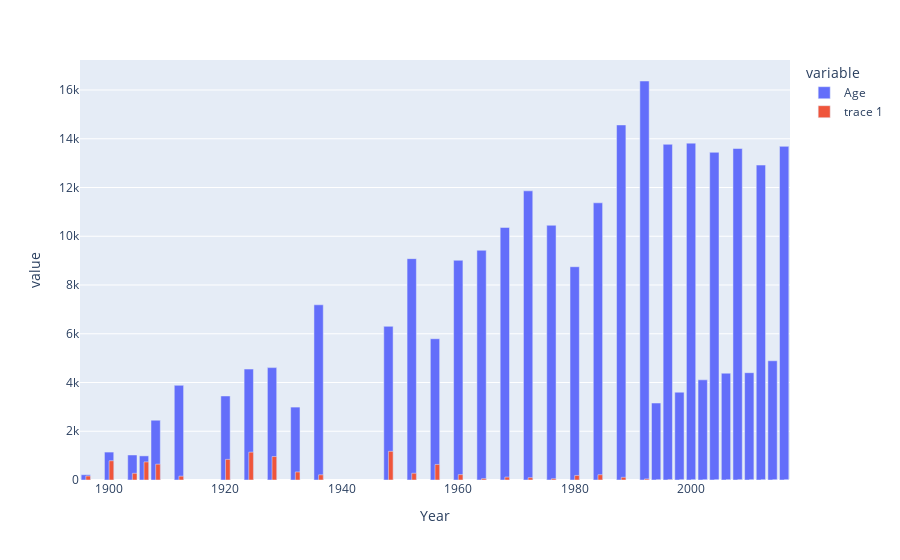

Source (notebook cell):
### Markdown cell above
Looking at amount of competitors and amount of missing age values side-by-side  
Here we can really get a sense of how small the amount of missing values is  
Even in earlier years where the percentages are as high as 75%, the amount of competitors was so low that it has a very low impact

Again we can see the fact that the records from older years are less complete in terms of age records

### Code cell
import plotly.graph_objects as go

fig = px.bar(df_athlete.groupby(by = "Year")["Age"].count())

fig.add_bar(x = missing_age_values["Year"], y = missing_age_values["Amount of Missing Values"])

fig.update_layout(barmode = "group")

fig.show()

### Figure 1 — Plotly figure (JSON) as saved in the notebook; plotly's stock layout.template omitted (floating-point values rounded to 4 significant figures)
{"data": [{"alignmentgroup": "True", "hovertemplate": "variable=Age<br>Year=%{x}<br>value=%{y}<extra></extra>", "legendgroup": "Age", "marker": {"color": "#636efa", "pattern": {"shape": ""}}, "name": "Age", "offsetgroup": "Age", "orientation": "v", "showlegend": true, "textposition": "auto", "type": "bar", "x": [1896, 1900, 1904, 1906, 1908, 1912, 1920, 1924, 1928, 1932, 1936, 1948, 1952, 1956, 1960, 1964, 1968, 1972, 1976, 1980, 1984, 1988, 1992, 1994, 1996, 1998, 2000, 2002, 2004, 2006, 2008, 2010, 2012, 2014, 2016], "xaxis": "x", "y": [217, 1146, 1027, 990, 2452, 3884, 3447, 4551, 4611, 2991, 7188, 6304, 9081, 5796, 9014, 9424, 10361, 11863, 10450, 8750, 11372, 14566, 16369, 3158, 13772, 3603, 13820, 4109, 13443, 4382, 13600, 4402, 12920, 4891, 13688], "yaxis": "y"}, {"type": "bar", "x": [1896, 1900, 1904, 1906, 1908, 1912, 1920, 1924, 1928, 1932, 1936, 1948, 1952, 1956, 1960, 1964, 1968, 1972, 1976, 1980, 1984, 1988, 1992, 1994, 1996, 1998, 2000, 2002, 2004, 2006, 2008, 2010, 2012, 2014, 2016], "y": [163, 790, 274, 743, 649, 156, 845, 1142, 963, 330, 213, 1176, 277, 638, 221, 56, 118, 96, 52, 187, 216, 110, 44, 2, 8, 2, 1, 0, 0, 0, 2, 0, 0, 0, 0]}], "layout": {"barmode": "group", "legend": {"title": {"text": "variable"}, "tracegroupgap": 0}, "margin": {"t": 60}, "xaxis": {"anchor": "y", "domain": [0, 1], "title": {"text": "Year"}}, "yaxis": {"anchor": "x", "domain": [0, 1], "title": {"text": "value"}}}}
